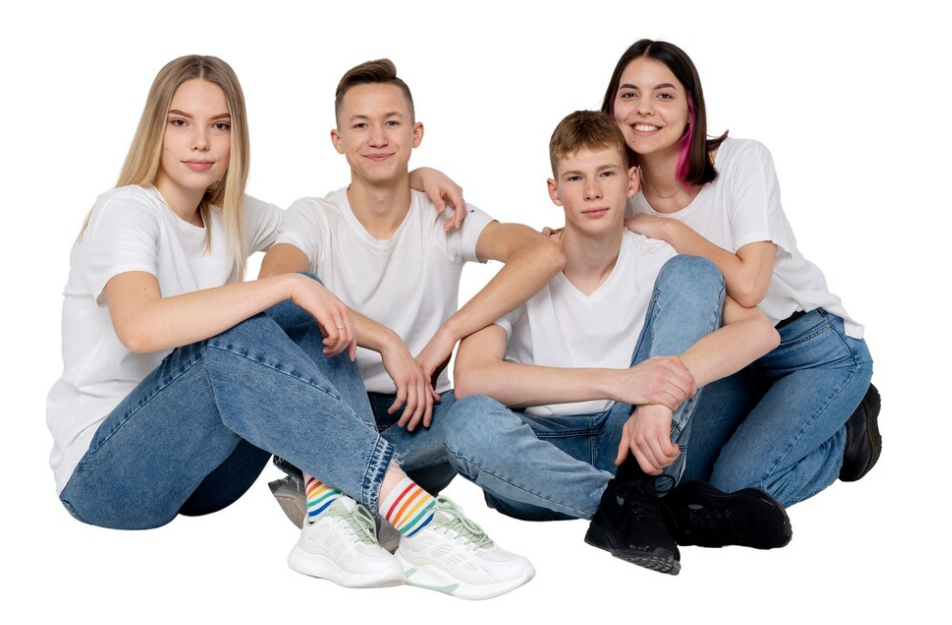
#> input picture part 2/image.png, 952 x 625 px
$ python 'detect_face&smile.py'
#> lines starting #> are read from the running program, lines starting #| are printed output that depends on the picture; after the words box and inside, x2 and y2 are one past the last pixel; in counts of white or black regions, pixels touching at a corner belong together
# Detect Face & Smile
# pip install opencv-python

import cv2

face_cascade = cv2.CascadeClassifier('haarcascade_frontalface_default.xml')
smile_cascade = cv2.CascadeClassifier('haarcascade_frontalface_default.xml')

img = cv2.imread('./image.png') # 이미지
#> img is the input picture: shape (625, 952, 3); mean B, G, R 194.9, 193.7, 197.2
gray = cv2.cvtColor(img, cv2.COLOR_BGR2GRAY)
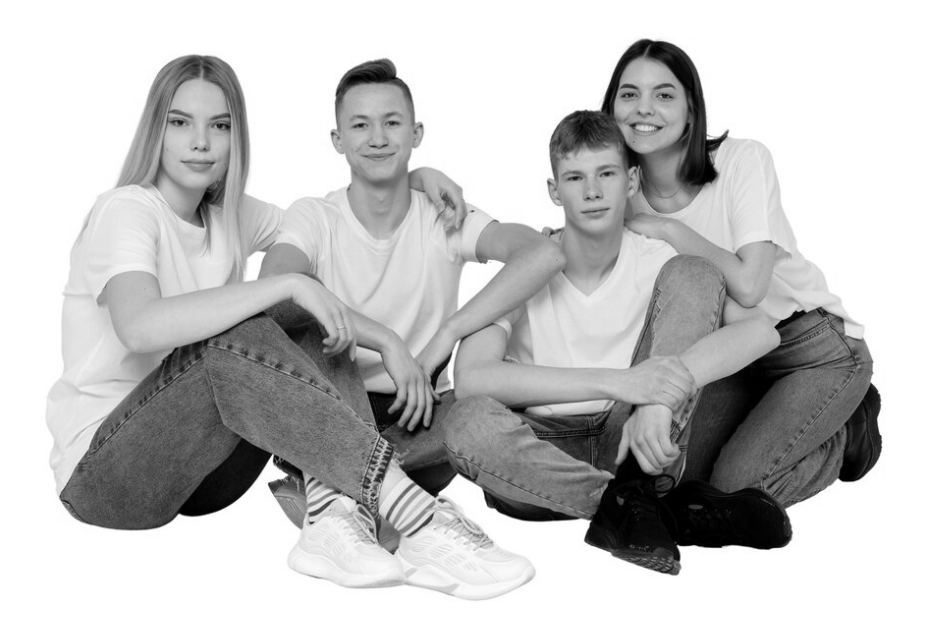
#> gray: shape (625, 952); min 0, max 255, mean 194.9

faces = face_cascade.detectMultiScale(gray, 1.1, 4)
#> faces = [[151, 87, 97, 97], [333, 90, 86, 86], [551, 143, 83, 83], [605, 61, 86, 86]]

for(x, y, w, h) in faces:
    cv2.rectangle(img, (x,y), (x+w, y+h), (255, 0, 0), 2)
    face_gray = gray[y:y+h, x:x+w]
    face_color = img[y:y+h, x:x+w]
    smile = smile_cascade.detectMultiScale(face_gray, 1.2, 4, minSize=(50,20))

    for(sx, sy, sw, sh) in smile:
        print(sx, sy, sw, sh)
        mid1 = (sx+sw)/2
        mid2 = (sy+sh)/2

        cv2.putText(img, 'Smile', (x, y), cv2.FONT_HERSHEY_SIMPLEX, 0.8,
            (255, 0, 0), 2, cv2.LINE_AA)
#> this loop made 4 passes
#> (x, y, w, h, smile) on passes 1 to 4: (151, 87, 97, 97, [[7, 7, 81, 81]]), (333, 90, 86, 86, [[9, 7, 73, 73]]), (551, 143, 83, 83, [[7, 6, 68, 68]]), (605, 61, 86, 86, [[5, 8, 70, 70]])
#| 7 7 81 81
#| 9 7 73 73
#| 7 6 68 68
#| 5 8 70 70
#> pass 1, `face_gray = gray[y:y+h, x:x+w]`:
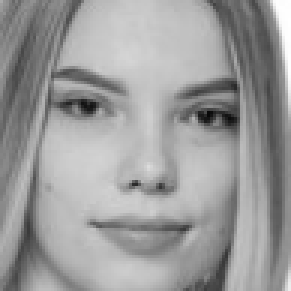
#> face_gray: shape (97, 97) (shown 3 times larger); min 8, max 255, mean 155.5
#> pass 1, `face_color = img[y:y+h, x:x+w]`:
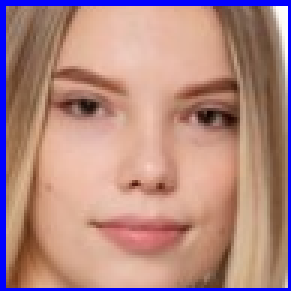
#> face_color: shape (97, 97, 3) (shown 3 times larger); mean B, G, R 130.8, 136.1, 177.7
#> pass 2, `face_gray = gray[y:y+h, x:x+w]`:
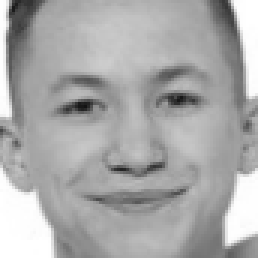
#> face_gray: shape (86, 86) (shown 3 times larger); min 19, max 255, mean 169.7
#> pass 2, `face_color = img[y:y+h, x:x+w]`:
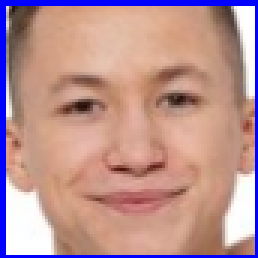
#> face_color: shape (86, 86, 3) (shown 3 times larger); mean B, G, R 146.2, 146.4, 186.7
#> after the loop:
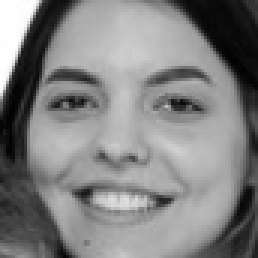
#> face_gray: shape (86, 86) (shown 3 times larger); min 1, max 255, mean 129.9
#> after the loop:
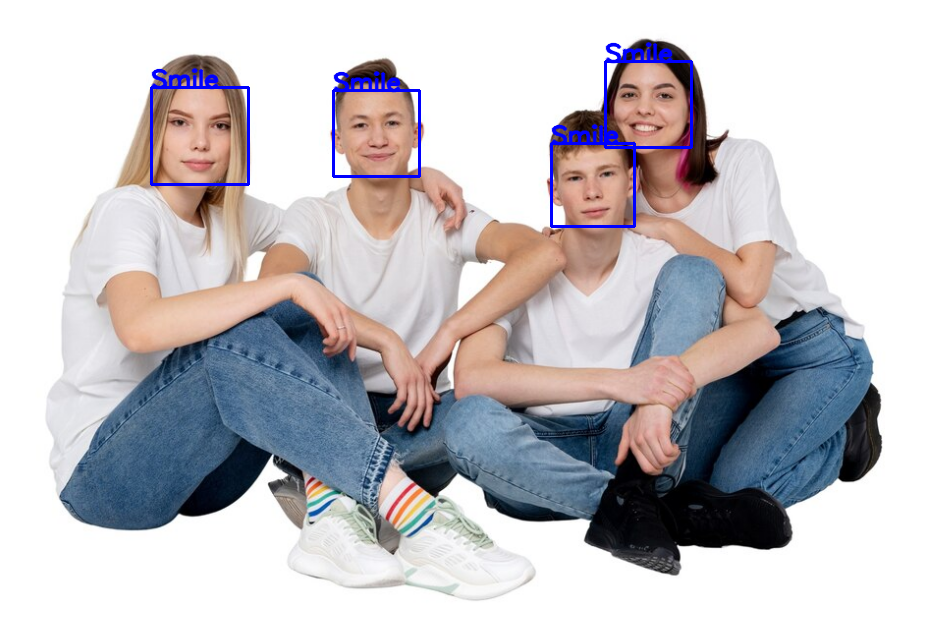
#> img: shape (625, 952, 3); 1.22% of pixels changed, all inside (x1, y1, x2, y2) = (150, 42, 693, 228)

cv2.imshow('img', img)
cv2.waitKey(0)
cv2.destroyAllWindows()
